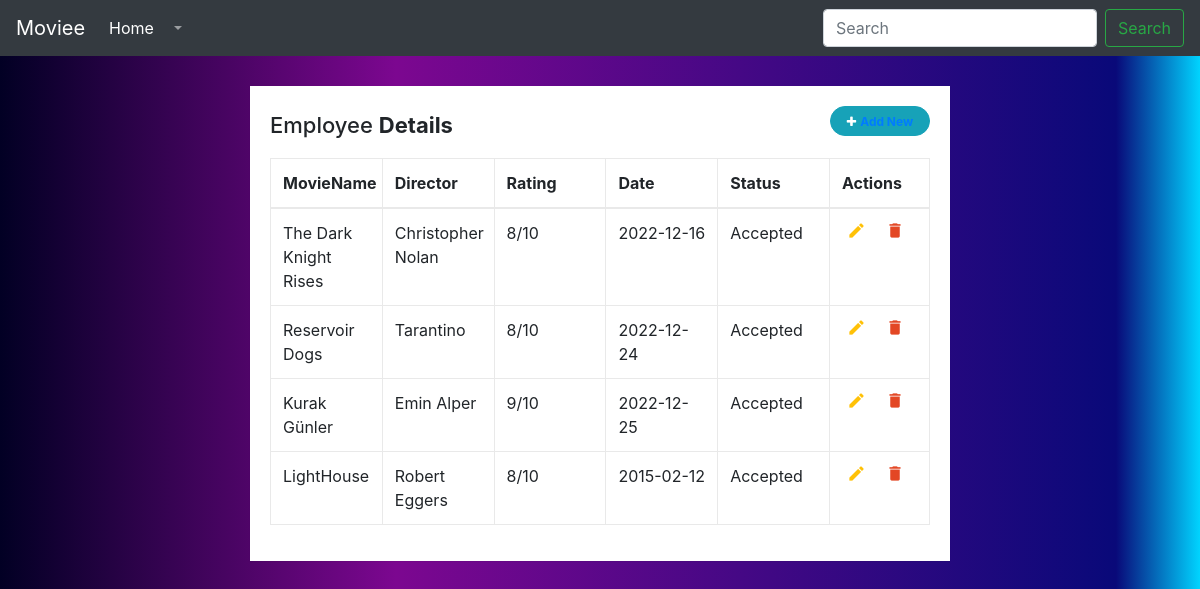
/MovieList.php (signed in), run on the app's committed database.
### tables this page shows
CREATE TABLE IF NOT EXISTS `movies` (
  `MovieId` int(11) NOT NULL AUTO_INCREMENT,
  `MovieName` varchar(30) NOT NULL,
  `Director` varchar(30) NOT NULL,
  `Year` date NOT NULL,
  `Rate` int(11) NOT NULL,
  `Image` varchar(30) NOT NULL,
  `Description` varchar(700) NOT NULL,
  `Current` date NOT NULL,
  `Owner` varchar(30) NOT NULL,
  `Status` int(11) NOT NULL,
  PRIMARY KEY (`MovieId`)
);

### MovieList.php (the view, shortened to what this page needs)
<?php
    require_once "main.php";
    if($userData["Type"]==0){
        $MovieList=$db->prepare("SELECT * FROM movies");
        $MovieList->execute();
        $Movies=$MovieList->fetchAll();
    }else{
        $MovieList=$db->prepare("SELECT * FROM movies WHERE Owner LIKE ?");
        $MovieList->execute(['%'.$userData["Name"].'%']);
        $Movies=$MovieList->fetchAll();
    }
?>
<!DOCTYPE html>
<html lang="en">
<head>
<link rel="stylesheet" href="https://stackpath.bootstrapcdn.com/bootstrap/4.5.0/css/bootstrap.min.css">
<link rel="stylesheet" href="https://maxcdn.bootstrapcdn.com/font-awesome/4.7.0/css/font-awesome.min.css">
</head>
<body>
<div class="container-lg">
    <div class="table-responsive">
        <div class="table-wrapper">
            <div class="table-title">
                <div class="row">
                    <div class="col-sm-8"><h2>Employee <b>Details</b></h2></div>
                    <div class="col-sm-4">
                        <button type="button" class="btn btn-info add-new"><i class="fa fa-plus"></i><a href="movieAdd.php">Add New</a> </button>
                    </div>
                </div>
            </div>
            <table class="table table-bordered">
                <thead>
                    <tr>
                        <th>MovieName</th>
                        <th>Director</th>
                        <th>Rating</th>
                        <th>Date</th>
                        <th>Status</th>
                        <th>Actions</th>
                    </tr>
                </thead>
                <tbody>
                   <?php foreach($Movies as $movie): ?>
                    <tr>
                        <td><?=  $movie["MovieName"]?></td>
                        <td><?=  $movie["Director"]?></td>
                        <td><?=  $movie["Rate"]?>/10</td>
                        <td><?=  $movie["Year"]?></td>
                        <?php if($movie["Status"]==0){
                            echo "<td>Waiting</td>";
                        }else{
                            echo "<td>Accepted</td>";
                        } ?>
                        <td>
                            <a class="edit" title="Edit"  href="MovieEdit.php?id=<?=$movie["MovieId"] ?>"><i class="material-icons">&#xE254;</i></a>
                            <a class="delete" title="Delete"  href="MovieDelete.php?id=<?= $movie["MovieId"]?>"><i class="material-icons">&#xE872;</i></a>
                        </td>
                    </tr>
                    <?php endforeach ?>
                </tbody>
            </table>
        </div>
    </div>
</div>
</body>
</html>

### main.php (style rules this page uses)
body { background: rgb(2,0,36); background: linear-gradient(90deg, rgba(2,0,36,1) 0%, rgba(124,7,144,1) 33%, rgba(9,9,121,1) 93%, rgba(0,212,255,1) 100%); }

### MovieList.php (style rules this page uses)
.table-wrapper { width: 700px; margin: 30px auto; background: #fff; padding: 20px; box-shadow: 0 1px 1px rgba(0,0,0,.05); }
.table-title { padding-bottom: 10px; margin: 0 0 10px; }
.table-title h2 { margin: 6px 0 0; font-size: 22px; }
.table-title .add-new { float: right; height: 30px; font-weight: bold; font-size: 12px; text-shadow: none; min-width: 100px; border-radius: 50px; line-height: 13px; }
.table-title .add-new i { margin-right: 4px; }
table.table { table-layout: fixed; }
table.table tr th, table.table tr td { border-color: #e9e9e9; }
table.table th:last-child { width: 100px; }
table.table td a { cursor: pointer; display: inline-block; margin: 0 5px; min-width: 24px; }
table.table td a.edit { color: #FFC107; }
table.table td a.delete { color: #E34724; }
table.table td i { font-size: 19px; }

### data on the page
movies: MovieName "The Dark Knight Rises", Director "Christopher Nolan", Rate "8", Year "2022-12-16", Status "Accepted"
movies: MovieName "Reservoir Dogs", Director "Tarantino", Rate "8", Year "2022-12-24", Status "Accepted"
movies: MovieName "Kurak Günler", Director "Emin Alper", Rate "9", Year "2022-12-25", Status "Accepted"
movies: MovieName "LightHouse", Director "Robert Eggers", Rate "8", Year "2015-02-12", Status "Accepted"
